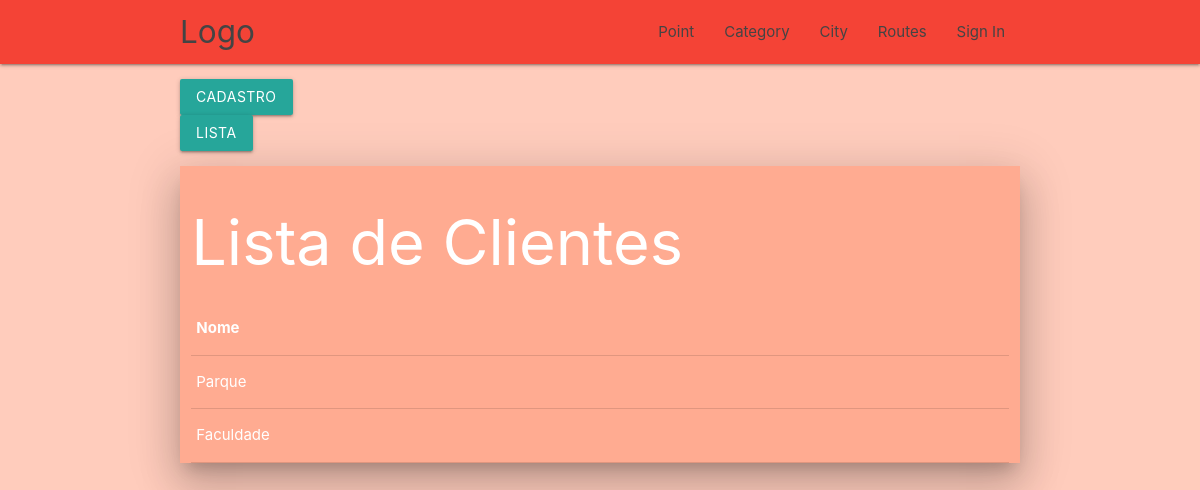
Page /listcategory/ on the earlier database version.
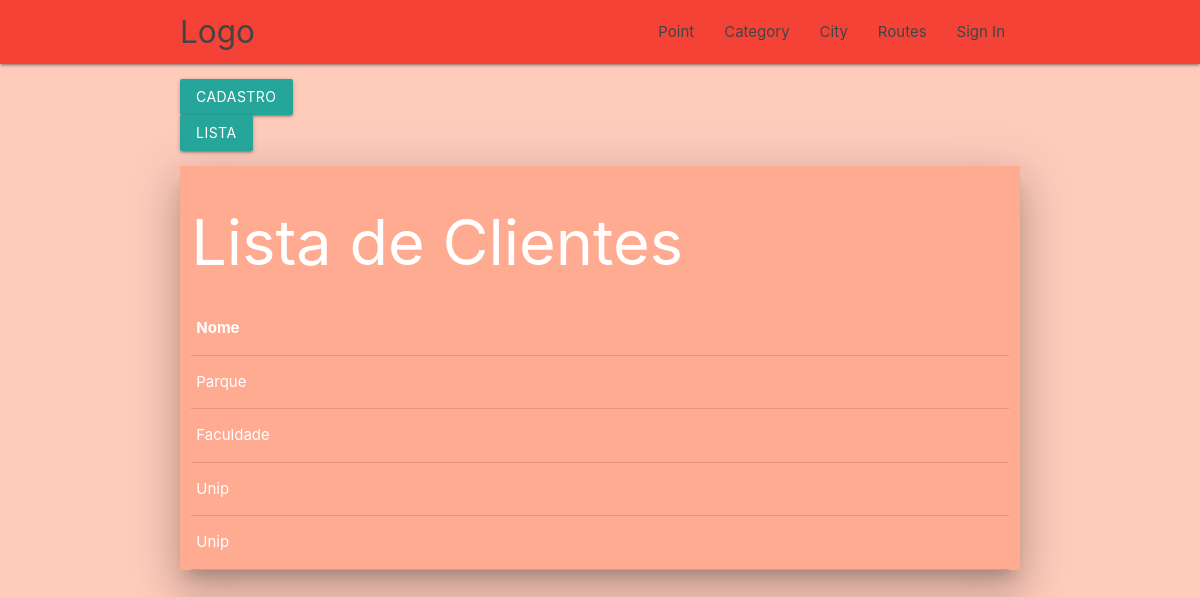
Same page on the later database version.
### Routes/models.py (models this page shows, shortened)
class Category(models.Model):
    INITIAL_ID = 1
    Name = models.CharField(max_length=150)
    Description = models.CharField(max_length=350)
    Photo = models.ImageField(blank=True, null=True)

### Routes/views.py (the view)
# urls.py: url(r'^listcategory/$', ListCategory.as_view(), name='listaCategory'),
class ListCategory(ListView):
    template_name = 'lista.html'
    model = Category
    context_object = 'nome'

### Routes/templates/lista.html (shortened to what this page needs)
<!DOCTYPE html>
<html lang="en">
<head>
</head>
<body>
{% extends 'base.html' %}
{% block content %}
        <h1>Lista de Clientes</h1>
                <table>
                        <tr>
                                <th>Nome</th>
                        </tr>
                {% for nome in object_list %}
                        <tr>
                                <td>{{ nome.Name }}</td>
                        </tr>
                {% empty %}
                        <li>Sem itens na lista.</li>
                {% endfor %}
                </table>
{% endblock content %}

### Routes/templates/base.html (shortened to what this page needs)
<!DOCTYPE html>
<html lang="en">
{% load staticfiles %}
<head>
    {% block title %}
    <link href="{% static 'css/materialize.css' %}" type="text/css" rel="stylesheet" media="screen,projection"/>
    <link href="{% static 'css/style.css' %}" type="text/css" rel="stylesheet" media="screen,projection"/>
    {% endblock %}
</head>
<body class="deep-orange lighten-4">
<nav class="red" role="navigation">
    <div class="nav-wrapper container">
        <a id="logo-container" href="/" class="brand-logo">Logo</a>
        <ul class="right hide-on-med-and-down">
            <li><a href="/points/">Point</a></li>
            <li><a href="/categories/">Category</a></li>
            <li><a href="/cities/">City</a></li>
            <li><a href="/route/">Routes</a></li>
            <li><a href="/admin/">Sign In</a></li>
        </ul>
    </div>
</nav>
<div class="container ">
    <div>
        <ul>
            <li><a class="btn" href="{% url 'cadastro' %}">Cadastro</a></li>
            <li><a class="btn" href="{% url 'listaPoint' %}">Lista</a></li>
        </ul>
    </div>
</div>
<div class="row z-depth-5 deep-orange lighten-3 hoverable container">
    <div class="col s6 m6 l12">
            <div class="card-content white-text ">
                {% block content %}{% endblock content %}
</body>
</html>

### static/css/style.css (style rules this page uses)
nav ul a, nav .brand-logo { color: #444; }

Differences in the rows shown:
added Category: Name "Unip"
added Category: Name "Unip"
